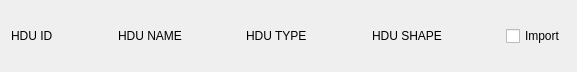
<?xml version="1.0" encoding="UTF-8"?>
<ui version="4.0">
 <class>Form</class>
 <widget class="QWidget" name="Form">
  <property name="geometry">
   <rect>
    <x>0</x>
    <y>0</y>
    <width>577</width>
    <height>72</height>
   </rect>
  </property>
  <property name="sizePolicy">
   <sizepolicy hsizetype="Fixed" vsizetype="Preferred">
    <horstretch>0</horstretch>
    <verstretch>0</verstretch>
   </sizepolicy>
  </property>
  <property name="windowTitle">
   <string>Form</string>
  </property>
  <layout class="QGridLayout" name="gridLayout">
   <item row="0" column="0">
    <layout class="QHBoxLayout" name="horizontalLayout">
     <item>
      <widget class="QLabel" name="label">
       <property name="text">
        <string>HDU ID</string>
       </property>
      </widget>
     </item>
     <item>
      <spacer name="horizontalSpacer_2">
       <property name="orientation">
        <enum>Qt::Horizontal</enum>
       </property>
       <property name="sizeHint" stdset="0">
        <size>
         <width>40</width>
         <height>20</height>
        </size>
       </property>
      </spacer>
     </item>
     <item>
      <widget class="QLabel" name="label_2">
       <property name="text">
        <string>HDU NAME</string>
       </property>
      </widget>
     </item>
     <item>
      <spacer name="horizontalSpacer_3">
       <property name="orientation">
        <enum>Qt::Horizontal</enum>
       </property>
       <property name="sizeHint" stdset="0">
        <size>
         <width>40</width>
         <height>20</height>
        </size>
       </property>
      </spacer>
     </item>
     <item>
      <widget class="QLabel" name="label_3">
       <property name="text">
        <string>HDU TYPE</string>
       </property>
      </widget>
     </item>
     <item>
      <spacer name="horizontalSpacer_4">
       <property name="orientation">
        <enum>Qt::Horizontal</enum>
       </property>
       <property name="sizeHint" stdset="0">
        <size>
         <width>40</width>
         <height>20</height>
        </size>
       </property>
      </spacer>
     </item>
     <item>
      <widget class="QLabel" name="label_4">
       <property name="text">
        <string>HDU SHAPE</string>
       </property>
      </widget>
     </item>
     <item>
      <spacer name="horizontalSpacer">
       <property name="orientation">
        <enum>Qt::Horizontal</enum>
       </property>
       <property name="sizeHint" stdset="0">
        <size>
         <width>40</width>
         <height>20</height>
        </size>
       </property>
      </spacer>
     </item>
     <item>
      <widget class="QCheckBox" name="checkBox">
       <property name="text">
        <string>Import</string>
       </property>
      </widget>
     </item>
    </layout>
   </item>
  </layout>
 </widget>
 <resources/>
 <connections/>
</ui>
